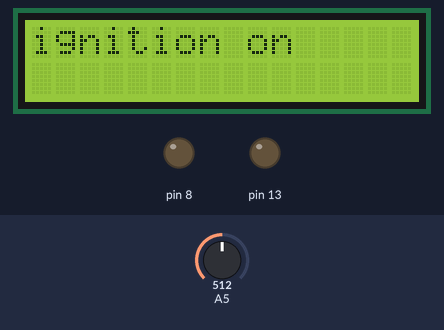
Bench run of a sketch on a simulated Arduino Uno, built with avr-gcc and run on an emulated ATmega328P. Parts: 16×2 character LCD, output pins drawn as LEDs (lit = HIGH). Inputs (shaded band) come from the test bench; at power-on: A5 = 512. What the sketch prints to the serial monitor is not drawn.

Above: at 1.2 s.
1.3 s: A5 set to 601
4.3 s: A5 set to 630
At 5.2 s:
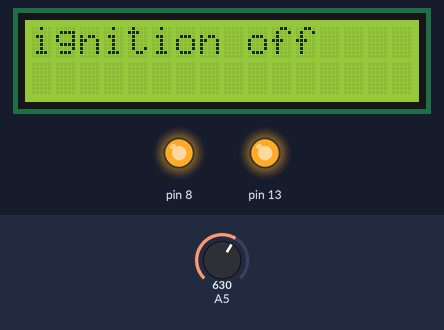
5.8 s: A5 set to 511
At 7.1 s:
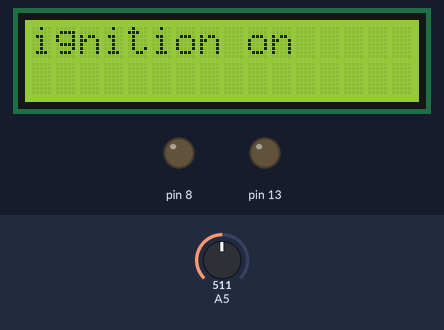
7.8 s: A5 set to 716
At 9.1 s:
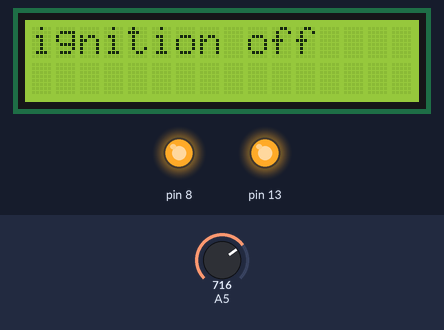
Timing chart, 0 to 10.3 s (numbered marks = the images above; inputs shaded):
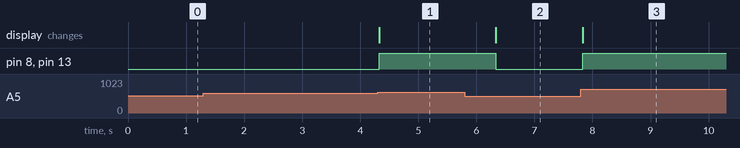

The sketch:

hardwareexpo.ino
```cpp
#include<LiquidCrystal.h>
const int rs=2, en=3, d4=4,d5=5, d6=6,d7=7;
LiquidCrystal lcd(rs,en,d4,d5,d6,d7);
void setup() {
  Serial.begin(9600);
  pinMode(A5,INPUT);
  pinMode(13,OUTPUT);
  pinMode(8,OUTPUT);
  lcd.begin(16,2);
}

void loop() {
  float sensor_volt;
  float sensorValue;
  sensorValue=analogRead(A5);
  sensor_volt=sensorValue/1024*5;
  Serial.print("sensor_volt=");
  Serial.print(sensor_volt);
  Serial.println("V");
  if(sensor_volt>3.0)
  {
    lcd.setCursor(0,0);
    lcd.clear();
    lcd.print("ignition off");
    digitalWrite(13,HIGH);
    digitalWrite(8,HIGH);
    delay(1000);
  }
  else{
    lcd.setCursor(0,0);
    lcd.clear();
    lcd.print("ignition on");
    digitalWrite(13,LOW);
    digitalWrite(8,LOW);
  }
  }
  // put your main code here, to run repeatedly:
//akshayakilli8@gmail.com
```

Measured:
- the behaviour switches between 614 and 615 on A5 (found by bisection; images 0 and 1)
- after the input at 1.3 s, every drawn part: stays the same
- after the input at 4.3 s, pin 8, pin 13: LOW → HIGH at once; the display: changes at once (image 1)
- after the input at 5.8 s, pin 8, pin 13: HIGH → LOW after 0.54 s; the display: changes after 0.54 s (image 2)
- after the input at 7.8 s, pin 8, pin 13: LOW → HIGH at once; the display: changes at once (image 3)
